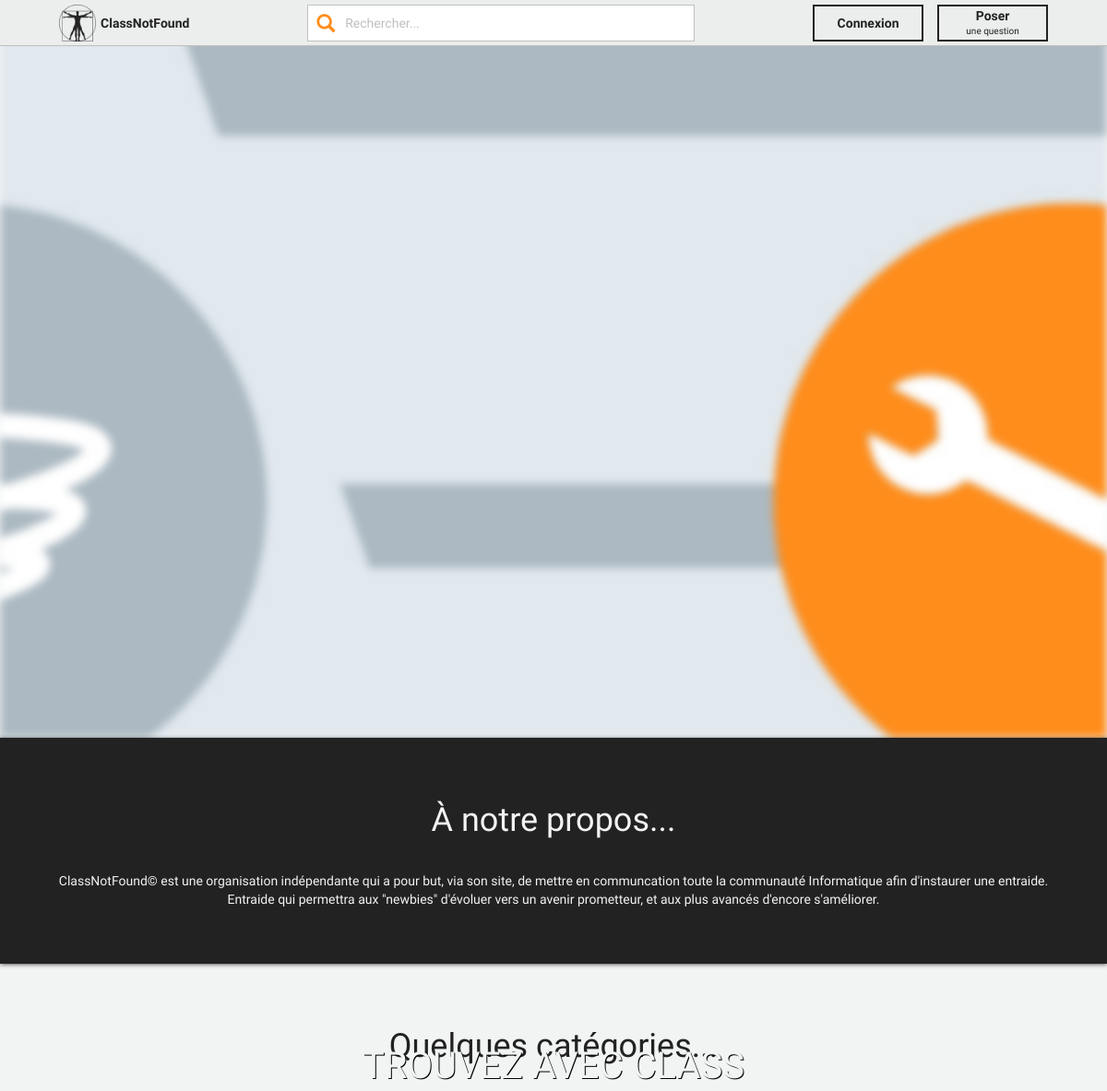
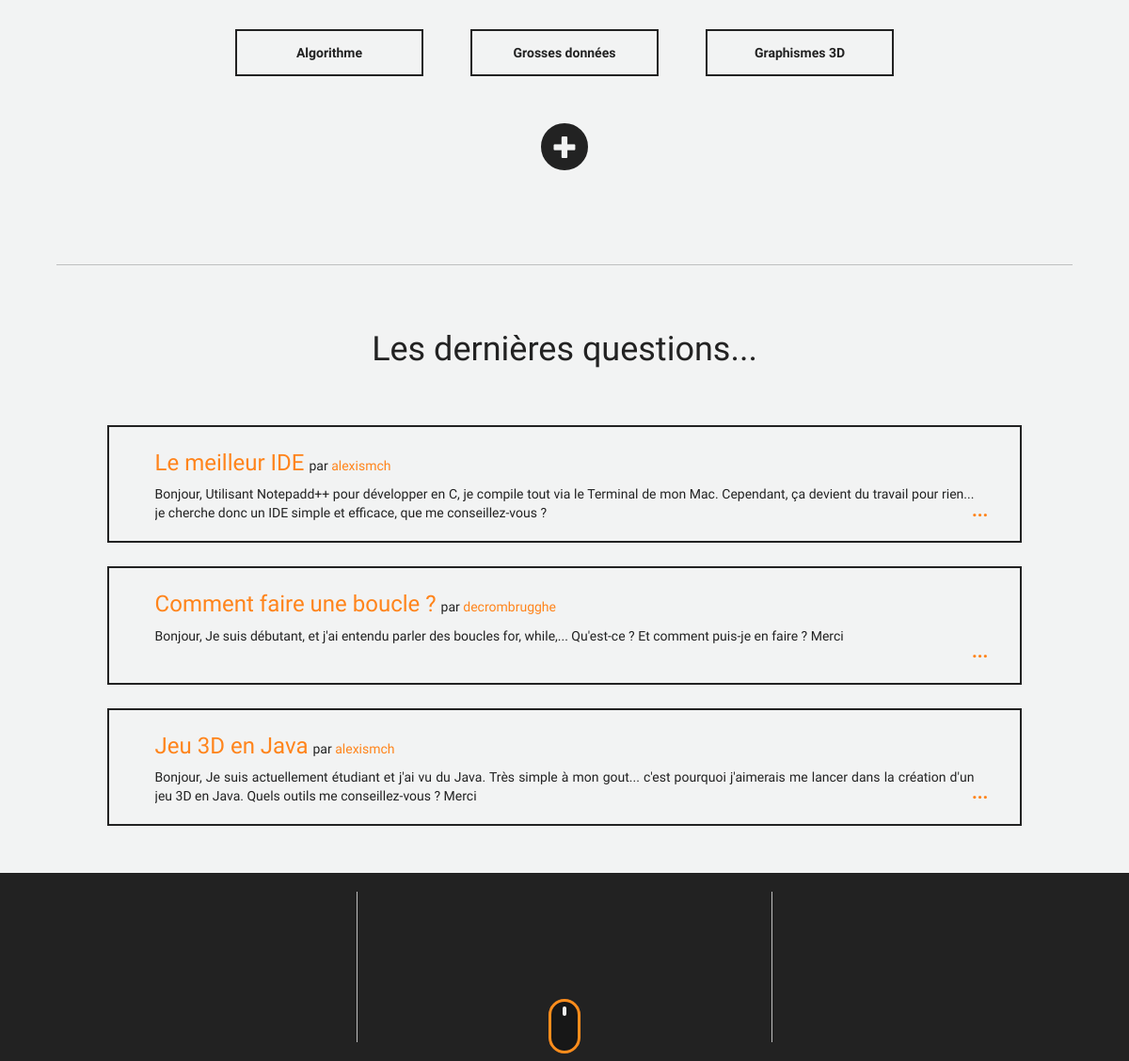
The page / on the database its author committed (2 pictures, top to bottom).
### tables this page shows
CREATE TABLE `categories` (
  `category_id` int(11) NOT NULL,
  `name` varchar(255) NOT NULL,
  `link_referer` varchar(255) DEFAULT NULL
);

CREATE TABLE `questions` (
  `question_id` int(11) NOT NULL,
  `title` varchar(255) NOT NULL,
  `category_id` int(11) NOT NULL,
  `subject` varchar(255) NOT NULL,
  `creation_date` datetime NOT NULL,
  `state` char(1) NOT NULL DEFAULT 'o' COMMENT '{‘o’, ’s’, ‘d’}',
  `user_id` int(11) NOT NULL,
  `referer_question_id` int(11) DEFAULT NULL,
  `correct_answer_id` int(11) DEFAULT NULL
);

CREATE TABLE `users` (
  `user_id` int(11) NOT NULL,
  `name` varchar(255) NOT NULL,
  `firstname` varchar(255) NOT NULL,
  `username` varchar(255) NOT NULL,
  `email` varchar(255) NOT NULL,
  `passwd` varchar(255) NOT NULL,
  `isLocked` tinyint(4) NOT NULL DEFAULT '0' COMMENT '{0, 1}',
  `isAdmin` tinyint(4) NOT NULL DEFAULT '0' COMMENT '{0, 1}'
);

### controllers/indexController.php (called while the page is built)
<?php
	class indexController {
		private $_global;
		public function __construct($global) {
			$this->_global = $global;
			require_once (PATH_VIEWS."heads/indexHead.php");
		}
		public function run() {
			$categories = $this->_global['db']->getCategories();
			$randomCategories = array_rand($categories, 3);
			$lastQuestions = $this->_global['db']->getQuestions('nbr', 3);
			require_once (PATH_VIEWS."index.php");
		}
	}

### models/classes/Db.class.php (called while the page is built, shortened)
<?php
	class Db {
		private $_db;
		private function __construct() {
			$ini_array = parse_ini_file(PATH_MODELS."config.ini", true);
			$config['host'] = $ini_array['db']['host'];
			$config['dbname'] = $ini_array['db']['name'];
			$config['user'] = $ini_array['db']['user'];
			$config['pass'] = $ini_array['db']['passwd'];
			$pdo_options = array(PDO::ATTR_ERRMODE => PDO::ERRMODE_EXCEPTION,
				PDO::MYSQL_ATTR_INIT_COMMAND => 'SET NAMES utf8');
			try {
				$this->_db = new PDO('mysql:host='.$config['host'].';dbname='.$config['dbname'], $config['user'], $config['pass'], $pdo_options);
			} catch (Exception $e) {
				exit('Error : '.$e->getMessage());
			}
		}
		public function getCategories() {
			$request = $this->_db->prepare("SELECT * FROM class_not_found.categories cat ORDER BY cat.category_id");
			$request->execute();
			$cats = $request->fetchAll();
			return $cats;
		}
		public function getQuestions() {
			$type = func_get_arg(0);
			if (!empty($type)) {
				switch ($type) {
					case "nbr":
						$nbr = func_get_arg(1);
						$request = $this->_db->prepare("SELECT q.question_id, q.title, q.subject, u.username
							FROM class_not_found.questions q, class_not_found.users u
							WHERE u.user_id = q.user_id
							ORDER BY q.creation_date DESC
							LIMIT :nbr");
						$request->bindValue('nbr', $nbr, PDO::PARAM_INT);
						break;
				}
			} else {
				$request = $this->_db->prepare("SELECT * FROM class_not_found.questions q ORDER BY q.creation_date DESC");
			}
			$request->execute();
			$quests = $request->fetchAll();
			return $quests;
		}
	}

### models/classes/GlobalFunctions.class.php (called while the page is built, shortened)
<?php
	class GlobalFunctions {
		public function clean($string) {
			$string = strtolower($string);
			$string = str_replace(' ', '-', $string);
			$string = iconv('utf-8','ASCII//IGNORE//TRANSLIT', $string);
			$string = preg_replace('/[^A-Za-z0-9\-]/', '', $string);
			return rtrim($string,"- ");
		}
	}

### views/index.php (the view, shortened to what this page needs)
<div class="player">
    <div class="slog inside-background-div">
        <h1>TROUVEZ AVEC CLASS</h1>
    </div>
    <a href="#about-display" id="mouse" class="scroll mouse inside-background-div">
        <i></i>
    </a>
    <div class="background"></div>
</div>
<div id="about-display">
    <h1>À notre propos...</h1>
    <p>
        ClassNotFound© est une organisation indépendante qui a pour but, via son site, de mettre en communcation toute la communauté Informatique afin d'instaurer une entraide.
        <br>Entraide qui permettra aux "newbies" d'évoluer vers un avenir prometteur, et aux plus avancés d'encore s'améliorer.
    </p>
</div>
<div id="categories-display">
    <h1>Quelques catégories...</h1>
    <div class="categories">
        <?php
            foreach ($randomCategories as $key => $value) {
                echo '<button class="category">';
                    echo '<a href="/category/'.$categories[$value]['link_referer'].'">'.$categories[$value]['name'].'</a>';
                echo '</button>';
            }
        ?>
    </div>
    <a href="/category/all" class="plus-categories">
        <span class="glyphicon glyphicon-plus"></span>
    </a>
</div>
<div class="horizontal-separator"></div>
<div id="questions-display">
    <h1>Les dernières questions...</h1>
    <div class="questions">
        <?php
            foreach ($lastQuestions as $key => $value) {
                echo '<div class="question">';
                    echo '<div>';
                        $link = "/question/".$value['question_id']."/".$this->_global['fn']->clean($value['title']);
	                    echo '<h3><a href="'.$link.'">'.$value['title'].'</a></h3>';
	                    echo '<span>par <a href="/user/'.$value['username'].'" class="author">'.$value['username'].'</a></span>';
	                echo '</div>';
                    echo '<p>';
                        echo '<span>';
                            echo $value['subject'];
                        echo '</span>';
                    echo '</p>';
                echo '</div>';
            }
        ?>
    </div>
</div>

### views/css/menu.css (style rules this page uses)
body { padding: 0; padding-top: 50px; margin: 0; outline: 0 !important; font-family: 'Comfortaa', cursive !important; background: #F2F3F3 !important; user-select: none; }
body#index-page, body#login-page { padding-top: 0; }

### views/css/index.css (style rules this page uses)
.player { height: 100vh; width: 100%; text-align: center !important; overflow: hidden; }
.background { height: 100vh; width: 100%; background: url("/views/images/background.jpg"); background-attachment: fixed; background-position: center; background-repeat: no-repeat; background-size: cover; text-align: center !important; filter: blur(5px); }
.inside-background-div { opacity: 1; z-index: 1; animation: toShow 3s; transition: opacity 0.5s ease; animation-iteration-count: 1; }
.slog { position: absolute; color: #F2F3F3; font-weight: bold; width: 100%; height: 100%; display: flex; justify-content: center; align-items: center; }
.slog h1 { margin: 0; color: #F2F3F3; font-size: 40px; text-shadow: black 1px 1px; }
.mouse { text-align: center; width: 34px; height: 58px; display: inline-block; border-radius: 20px; border: 3px solid #ff8d1c; position: absolute; bottom: 1vh; transform: translateX(-50%); background: rgba(0, 0, 0, 0.3); }
.mouse i { height: 10px; width: 4px; background: #F2F3F3; display: inline-block; border-radius: 3px; transition: opacity 0.5s; transition-delay: 3s; animation: mouseRoll 3s infinite; }
#about-display { padding: 50px 5%; background: #222222; color: #F2F3F3; width: 100%; display: flex; flex-direction: column; align-items: center; justify-content: center; text-align: center; box-shadow: #222222 0px 0px 5px; }
#about-display p { margin-top: 25px; }
#categories-display, #questions-display { padding: 50px 5%; color: #222222; width: 100%; display: flex; flex-direction: column; align-items: center; justify-content: center; }
#categories-display .categories { margin-top: 50px; }
#categories-display .categories .category { background: none; border: 2px #222222 solid; height: 50px; width: 200px; transition: 0.5s ease; font-weight: bold; outline: none; }
#categories-display .categories .category:nth-child(2) { margin: 0 50px; }
#categories-display .categories .category a { color: #222222 !important; transition: 0.5s ease; text-decoration: none; }
.plus-categories, .plus-categories:visited, .plus-categories:focus { margin-top: 50px; height: 50px; width: 50px; background: #222222; display: flex; justify-content: center; align-items: center; color: #F2F3F3; border: 2px #222222 solid; border-radius: 100%; text-decoration: none; transition: 0.5s ease; font-size: 25px; }
.plus-categories span { left: 1px !important; top: 0 !important; }
.horizontal-separator { width: 90%; height: 1px; background-color: #bfbfbf; margin: 0 5%; margin-top: 50px; }
.questions { padding: 0 5%; text-align: justify; }
.question:first-child { margin-top: 50px; }
.question { border: 2px #222222 solid; padding: 5px 5%; margin-top: 25px; }
.question h3 a { color: #ff841b; }
.question p { position: relative; }
.question p span { position: relative; display: inline-block; word-wrap: break-word; overflow: hidden; height: 40px; line-height: 20px; text-align:justify; }
.question p::after { content: "..."; position: absolute; font-size: 20px; right: -15px; bottom: 4px; color: #ff841b; font-weight: bold; }
.question div:nth-child(1) { display: flex; flex-direction: row; align-items: baseline; }
.question div:nth-child(1) > span { margin-left: 5px; }
.question div:nth-child(1) > span > .author { color: #ff841b; }

### rows shown on the page
categories: name "Algorithme"
categories: name "Grosses données"
categories: name "Graphismes 3D"
questions: title "Le meilleur IDE", user.username "alexismch", subject "Bonjour, Utilisant Notepadd++ pour développer en C, je compile tout via le Terminal de mon Mac. Cependant, ça devient du travail pour rien... je cherche donc un IDE simple et efficace, que me conseillez-vous ?"
questions: title "Comment faire une boucle ?", user.username "decrombrugghe", subject "Bonjour, Je suis débutant, et j'ai entendu parler des boucles for, while,... Qu'est-ce ? Et comment puis-je en faire ? Merci"
questions: title "Jeu 3D en Java", user.username "alexismch", subject "Bonjour, Je suis actuellement étudiant et j'ai vu du Java. Très simple à mon gout... c'est pourquoi j'aimerais me lancer dans la création d'un jeu 3D en Java. Quels outils me conseillez-vous ? Merci"
